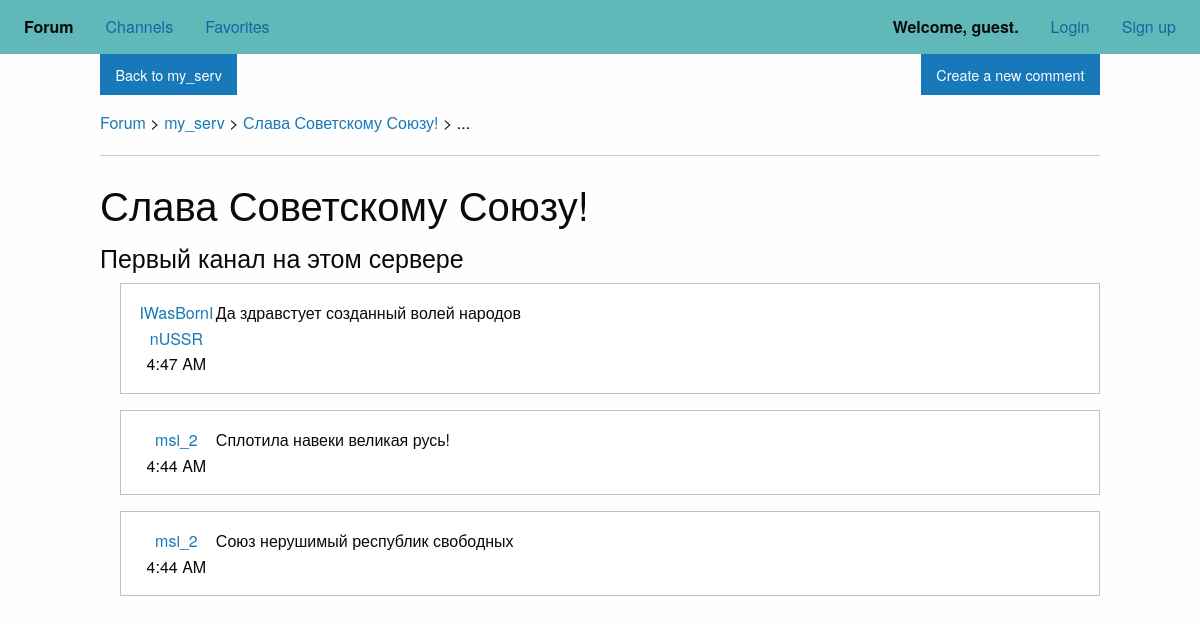
Screenshot of /forum/my_serv/11/ with the database file from the repository.
### forumapp/models.py (models this page shows, shortened)
class Thread(models.Model):
    objects = NullsLastManager()
    thread_id = models.IntegerField(default=0)
    channel = models.ForeignKey(Channel, on_delete=models.CASCADE)
    thread_name = models.CharField(max_length=90)
    description = models.CharField(max_length=150)
    pin_date = models.DateTimeField('date pinned', null=True)
    owner = models.ForeignKey(User, to_field="username", null=True, on_delete=models.SET_NULL)
    pub_date = models.DateTimeField('date published', default=timezone.now)
    recent_date = models.DateTimeField('date used', default=timezone.now)
    class Meta:
        unique_together = (('channel', 'thread_id'))
        ordering = ['pin_date', '-recent_date']
    def is_recent(self):
        now = timezone.now()
        return timezone.now() - datetime.timedelta(days=1) <= self.pub_date <= now
    is_recent.admin_order_field = 'pub_date'
    is_recent.boolean = True
    is_recent.short_description = 'Published recently?'

class Comment(models.Model):
    comment_id = models.IntegerField(default=0)
    thread = models.ForeignKey(Thread, on_delete=models.CASCADE)
    text = models.CharField(max_length=250)
    pub_date = models.DateTimeField('date published', default=timezone.now)
    owner = models.ForeignKey(User, to_field="username", null=True, on_delete=models.SET_NULL)
    class Meta:
        unique_together = (('thread', 'comment_id'))
        ordering = ['-pub_date']
    def is_recent(self):
        now = timezone.now()
        return timezone.now() - datetime.timedelta(days=1) <= self.pub_date <= now
    is_recent.admin_order_field = 'pub_date'
    is_recent.boolean = True
    is_recent.short_description = 'Published recently?'

### forumapp/views.py (the view, shortened to what this page needs)
# urls.py: re_path(r'^(?P<channel>[-\w]+)/(?P<thread>[0-9]+)/$', views.CommentView.as_view(), name='comment'),
class CommentView(ViewMixin, generic.DetailView):
    model = Comment
    template_name = 'forumapp/comment.html'
    form_class = CommentForm
    queryset = Comment.objects
    context_object_name = 'comment_list'
    def get_object(self):
        t_id = self.kwargs.get('thread')
        c_name = self.kwargs.get('channel')
        return self.queryset.filter(thread__thread_id=t_id, thread__channel__channel_name=c_name)

### forumapp/models.py (called while the page is built)
    def get_queryset(self):
        return models.QuerySet(self.model, using=self._db).order_by(models.F('pin_date').asc(nulls_last=True), models.F('recent_date').desc())

### forumapp/templatetags/comment_helpers.py (called while the page is built)
@register.filter
def format_date(date):
    date = timezone.localtime(date)
    time_diff = timezone.now() - date
    if time_diff > datetime.timedelta(days=365.25):
        return template.defaultfilters.date(date, "n/j/Y")
    elif time_diff > datetime.timedelta(days=30):
        return template.defaultfilters.date(date, "n/j")
    elif time_diff > datetime.timedelta(days=7):
        return template.defaultfilters.date(date, "n/j g:i A")
    elif time_diff > datetime.timedelta(days=1):
        return template.defaultfilters.date(date, "D n/j g:i A")
    elif time_diff < datetime.timedelta(days=1) and time_diff > datetime.timedelta(seconds=0):
        return template.defaultfilters.date(date, "g:i A")
    elif time_diff < datetime.timedelta(seconds=0):
        return template.defaultfilters.date(date, "n/j/Y g:i A")

@register.filter
def get_thread_name(kwargs):
    channel_name = kwargs['channel']
    thread_id = kwargs['thread']
    thread = Thread.objects.filter(channel__channel_name=channel_name, thread_id=thread_id)
    if thread.exists():
        return thread.get().thread_name
    else:
        return ''

@register.filter
def description(kwargs):
    channel_name = kwargs['channel']
    thread_id = kwargs['thread']
    thread = Thread.objects.filter(channel__channel_name=channel_name, thread_id=thread_id)
    if thread.exists():
        return thread.get().description
    else:
        return ''

### forumapp/templatetags/common_helpers.py (called while the page is built)
@register.filter
def is_moderator(kwargs, user):
    channel = Channel.objects.filter(channel_name=kwargs.get('channel'))
    if channel.exists():
        channel = channel.get()
        if user == channel.owner:
            return True
        else:
            return user.get_username() in json.loads(channel.moderators)
    return False

@register.filter
def is_banned_from(user, channel_name):
    channel = Channel.objects.filter(channel_name=channel_name)
    if channel.exists():
        channel = channel.get()
        return user.get_username() in json.loads(channel.banned_users)
    else:
        return False

### forumapp/templates/forumapp/comment.html (shortened to what this page needs)
{% extends 'base.html' %}
{% load comment_helpers %}
{% load common_helpers %}
{% block content %}
<div class="clearfix">
	<a href="{% url 'forumapp:thread' view.kwargs.channel %}" class="button" name="back">Back to {{ view.kwargs.channel }}</a>
	<button type="button" class="button float-right radius" data-open="newComment">Create a new comment</button>
</div>
<a href="{% url 'forumapp:channel' %}">Forum</a> &gt;
<a href="{% url 'forumapp:thread' view.kwargs.channel %}">{{ view.kwargs.channel }}</a> &gt;
<a href="{% url 'forumapp:comment' view.kwargs.channel view.kwargs.thread %}">{{ view.kwargs|get_thread_name }}
</a>&gt; ...<hr>
{% if request.user|is_banned_from:view.kwargs.channel %}
    <p>Sorry, this channel is unavailable.</p>
{% else %}
    <h2>{{ view.kwargs|get_thread_name }}</h2>
    <h4>{{ view.kwargs|description }}</h4>
    <ul>
    {% for listing in comment_list|dictsortreversed:'pub_date' %}
      {% include 'forumapp/comment_listing.html' %}
    {% empty %}
        <p>No comments are available.</p>
    {% endfor %}
    </ul>
{% endif %}
{% endblock %}

### templates/base.html (shortened to what this page needs)
{% load static %}
<!DOCTYPE html>
<html class="no-js" lang="en">
<head>
  <link rel="stylesheet" href="https://cdn.jsdelivr.net/npm/foundation-sites@6.6.3/dist/css/foundation.min.css">
</head>
<body style="background-image: url(https://img.freepik.com/free-photo/flag-of-ussr_1401-282.jpg);height: 100%;
background-repeat: no-repeat;
background-size: cover;">
  <div class="top-bar" style='background: #60b8b8;'>
    <div class="top-bar-left">
      <ul class="dropdown menu" data-dropdown-menu style='background: #60b8b8;'>
        <li class="menu-text">Forum</li>
        <li><a href="{% url 'forumapp:channel' %}" style='color: #1468a0'>Channels</a></li>
        <li><a href="{% url 'forumapp:favorites' %}" style='color: #1468a0'>Favorites</a></li>
      </ul>
    </div>
    <div class="top-bar-right">
      <ul class="menu" style='background: #60b8b8;'>
        {% if request.user.is_authenticated %}
          <li class="menu-text">Welcome, {{ request.user.get_username }}</li>
          <li><a href="{% url 'registration:logout' %}" style='color: #1468a0'>Logout</a></li>
          <li><a href="{% url 'forumapp:settings' %}" style='color: #1468a0'>Settings</a></li>
        {% else %}
          <li class="menu-text">Welcome, guest.</li>
          <li><a href="{% url 'registration:login' %}" style='color: #1468a0'>Login</a></li>
          <li><a href="{% url 'registration:signup' %}" style='color: #1468a0'>Sign up</a></li>
        {% endif %}
      </ul>
    </div>
  </div>
  <div class='off-canvas-wrapper' style='word-wrap: break-word;'>
    <div class='grid-x'>
      <div class='cell small-10 small-offset-1 col-md-8'>
        {% block content %}
        {% endblock %}
      </div>
    </div>
  </div>
</body>
</html>

### forumapp/templates/forumapp/comment_listing.html
{% load comment_helpers %}
{% load common_helpers %}
{% load tz %}
<div class="callout panel grid-x">
	<div class="cell small-3 medium-2 large-1" align="center">
	  {% include 'forumapp/user_listing.html' %}</br>
	  {{ listing.pub_date|format_date }}
  </div>
	{% if request.user.is_staff or view.kwargs|is_moderator:request.user %}
	<div class="cell small-7 medium-8 large-10"><p>{{ listing.text }}</p></div>
	<div class="cell small-2 medium-2 large-1">
	  <form action="#" method="post">
		{% csrf_token %}
		<input type="hidden" value="{{ listing.comment_id }}" name="comment_id">
		<input type="submit" class="alert button float-right radius" value="Delete" name="delete_comment" style="width:100%;">
	  </form>
	</div>
	{% else %}
	<div class="cell small-11"><p>{{ listing.text }}</p></div>
	{% endif %}
    </div>

### forumapp/templates/forumapp/user_listing.html
<a href="{% url 'forumapp:user' username=listing.owner.username %}">{{ listing.owner.username }}</a>

### rows the page displays
Thread: kwargs|get_thread_name "Слава Советскому Союзу!", kwargs|description "Первый канал на этом сервере"
Comment: owner.username "IWasBornInUSSR", pub_date "4:47 AM", text "Да здравстует созданный волей народов"
Comment: owner.username "msi_2", pub_date "4:44 AM", text "Сплотила навеки великая русь!"
Comment: owner.username "msi_2", pub_date "4:44 AM", text "Союз нерушимый республик свободных"

### other values shown
{{ view.kwargs.channel }} "my_serv"
